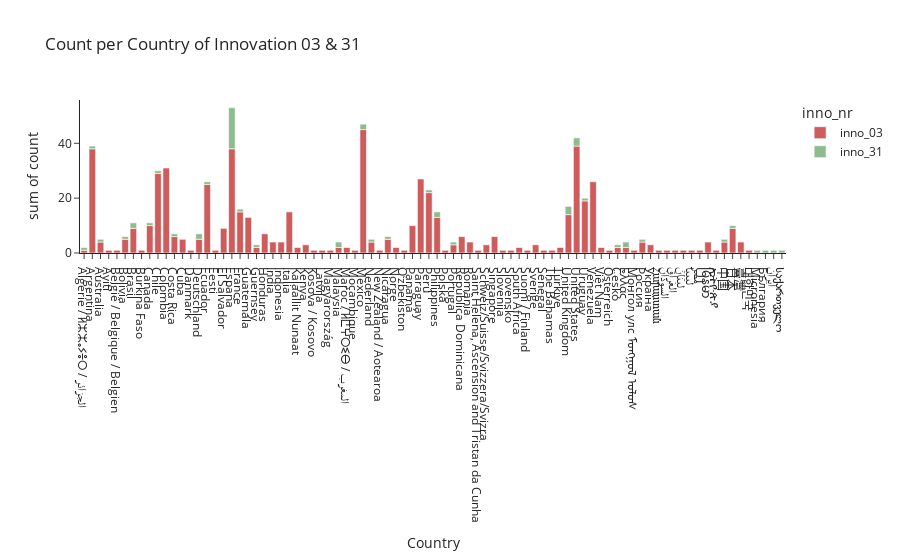

The code cell stored with this chart in its notebook:
### Code cell
fig = px.histogram(supercount, x="country_y", y="count", template="simple_white", 
    title="Count per Country of Innovation 03 & 31", color = "inno_nr", color_discrete_sequence=['indianred', 'darkseagreen'])
fig.update_layout(
    xaxis = dict(
        tickmode = 'linear',
        title = "Country",
        tick0 = 0.5,
        dtick = 0.75
    ))
fig.show()

### Figure 1 — Plotly figure (JSON) as saved in the notebook; plotly's stock layout.template omitted (floating-point values rounded to 4 significant figures)
{"data": [{"alignmentgroup": "True", "bingroup": "x", "histfunc": "sum", "hovertemplate": "inno_nr=inno_03<br>country_y=%{x}<br>sum of count=%{y}<extra></extra>", "legendgroup": "inno_03", "marker": {"color": "indianred", "pattern": {"shape": ""}}, "name": "inno_03", "offsetgroup": "inno_03", "orientation": "v", "showlegend": true, "type": "histogram", "x": ["Algérie / ⵍⵣⵣⴰⵢⴻⵔ / الجزائر", "Argentina", "Australia", "Ayiti", "België / Belgique / Belgien", "Bolivia", "Brasil", "Burkina Faso", "Canada", "Chile", "Colombia", "Costa Rica", "Cuba", "Danmark", "Deutschland", "Ecuador", "Eesti", "El Salvador", "España", "France", "Guatemala", "Guernsey", "Honduras", "India", "Indonesia", "Italia", "Kalaallit Nunaat", "Kenya", "Kosova / Kosovo", "Latvija", "Magyarország", "Malaysia", "Maroc / ⵍⵎⵖⵔⵉⴱ / المغرب", "Moçambique", "México", "Nederland", "New Zealand / Aotearoa", "Nicaragua", "Norge", "Oʻzbekiston", "Panamá", "Paraguay", "Perú", "Philippines", "Polska", "Portugal", "República Dominicana", "România", "Saint Helena, Ascension and Tristan da Cunha", "Schweiz/Suisse/Svizzera/Svizra", "Singapore", "Slovenija", "Slovensko", "South Africa", "Suomi / Finland", "Sverige", "Sénégal", "The Bahamas", "Türkiye", "United Kingdom", "United States", "Uruguay", "Venezuela", "Việt Nam", "Österreich", "Česko", "Ελλάς", "Монгол улс ᠮᠤᠩᠭᠤᠯ ᠤᠯᠤᠰ", "Россия", "Україна", "Հայաստան", "السودان", "العراق", "لبنان", "ليبيا", "مصر", "မြန်မာ", "ኢትዮጵያ", "中国", "日本", "臺灣", "대한민국"], "xaxis": "x", "y": [1, 38, 4, 1, 1, 5, 9, 1, 10, 29, 31, 6, 5, 1, 5, 25, 1, 9, 38, 15, 13, 2, 7, 4, 4, 15, 2, 3, 1, 1, 1, 2, 2, 1, 45, 4, 1, 5, 2, 1, 10, 27, 22, 13, 1, 3, 6, 4, 1, 3, 6, 1, 1, 2, 1, 3, 1, 1, 2, 14, 39, 19, 26, 2, 1, 2, 2, 1, 4, 3, 1, 1, 1, 1, 1, 1, 4, 1, 4, 9, 4, 1], "yaxis": "y"}, {"alignmentgroup": "True", "bingroup": "x", "histfunc": "sum", "hovertemplate": "inno_nr=inno_31<br>country_y=%{x}<br>sum of count=%{y}<extra></extra>", "legendgroup": "inno_31", "marker": {"color": "darkseagreen", "pattern": {"shape": ""}}, "name": "inno_31", "offsetgroup": "inno_31", "orientation": "v", "showlegend": true, "type": "histogram", "x": ["Algérie / ⵍⵣⵣⴰⵢⴻⵔ / الجزائر", "Argentina", "Australia", "Bolivia", "Brasil", "Canada", "Chile", "Costa Rica", "Deutschland", "Ecuador", "España", "France", "Guernsey", "Malaysia", "Micronesia", "México", "Nederland", "Nicaragua", "Perú", "Philippines", "Portugal", "United Kingdom", "United States", "Uruguay", "Česko", "Ελλάς", "Бългaрия", "Россия", "ایران", "საქართველო", "中国", "日本"], "xaxis": "x", "y": [1, 1, 1, 1, 2, 1, 1, 1, 2, 1, 15, 1, 1, 2, 1, 2, 1, 1, 1, 2, 1, 3, 3, 1, 1, 2, 1, 1, 1, 1, 1, 1], "yaxis": "y"}], "layout": {"barmode": "relative", "legend": {"title": {"text": "inno_nr"}, "tracegroupgap": 0}, "title": {"text": "Count per Country of Innovation 03 & 31"}, "xaxis": {"anchor": "y", "domain": [0, 1], "dtick": 0.75, "tick0": 0.5, "tickmode": "linear", "title": {"text": "Country"}}, "yaxis": {"anchor": "x", "domain": [0, 1], "title": {"text": "sum of count"}}}}
